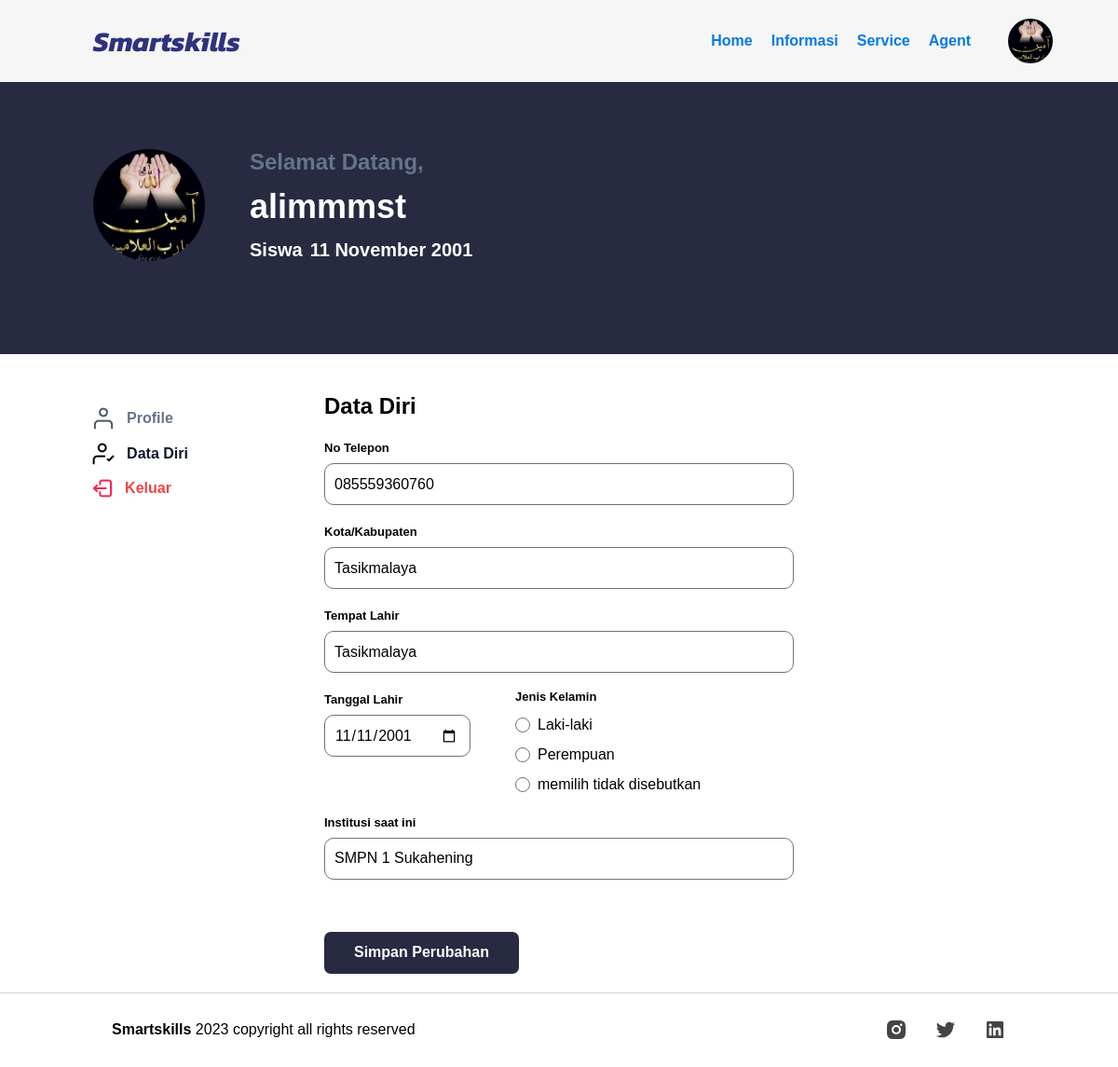
Screenshot of /profileSisData.php (signed in) with the database file from the repository.
### tables this page shows
CREATE TABLE `siswa` (
  `id_siswa` int(11) NOT NULL,
  `username` varchar(50) NOT NULL,
  `email` varchar(50) NOT NULL,
  `password` varchar(255) NOT NULL,
  `instansi` varchar(100) NOT NULL,
  `no_hp` char(13) NOT NULL,
  `nama_siswa` varchar(100) NOT NULL,
  `tanggal_lahir` date NOT NULL,
  `kota` varchar(100) NOT NULL,
  `tempat_lahir` varchar(100) NOT NULL,
  `jk` varchar(100) NOT NULL,
  `foto` varchar(255) NOT NULL DEFAULT 'default.jpg'
);

### functions/function/selectData.php (called while the page is built)
<?php
require __DIR__ . "/../../functions/koneksi.php";
function query($query){
    global $conn;
    $query = "$query";
    $result = mysqli_query($conn, $query);
    $rows = [];
    while($row = mysqli_fetch_assoc($result)){
        $rows[] = $row;
    }
    return $rows;
}
?>

### profileSisData.php (the view, shortened to what this page needs)
<?php
require 'functions/authUsr/authSis.php';
require 'functions/function/selectData.php';
$id_siswa = $_SESSION["id_siswa"];
$siswa = query("SELECT * FROM siswa WHERE id_siswa = '$id_siswa'")[0];
?>
<!DOCTYPE html>
<html lang="en">
<head>
    <link rel="stylesheet" href="style/profileSis.css">
    <link rel="stylesheet" href="style/includes/navbar.css">
    <link rel="stylesheet" href="style/includes/footer.css">
    <script src="https://cdn.tailwindcss.com?plugins=forms,typography,aspect-ratio,line-clamp,container-queries">
    </script>
</head>
<body>
    <?php include_once 'includes/navbar.php'; ?>
    <main class="mb-5">
        <div class="content">
            <div class="jumbutron">
                <div class="gambar-prof">
                    <img src="assets/fotoUploads/<?= $siswa['foto'] ?>" alt="">
                </div>
                <div class="wrap-1 flex flex-col gap-3">
                    <div class="sapa">
                        <p class="text-2xl font-semibold text-slate-500">Selamat Datang,</p>
                    </div>
                    <div class="nama-user">
                        <h3 class="text-4xl font-semibold"><?= $siswa['username'] ?></h3>
                    </div>
                    <div class="wrap-2">
                        <div class="status-prof">
                            <p class="text-xl font-semibold">Siswa</p>
                        </div>
                        <div class="asal">
                            <p class="text-xl font-semibold"><?= $formatted_date = date('d F Y', strtotime($siswa['tanggal_lahir'])) ?></p>
                        </div>
                    </div>
                </div>
            </div>
        </div>
        <form action="" method="post" enctype="multipart/form-data">
            <div class="content mt-8 flex">
                <div class="basis-1/4 flex flex-col gap-3 py-4 items-center font-semibold text-slate-500"
                    id="pilihan-profil">
                    <div class="flex flex-col gap-3">
                        <div class="mt-2">
                            <a href="profileSis.php" class="flex items-center gap-3">
                                <img src="assets/icon/profile2.png" alt="">
                                <p class="">Profile</p>
                            </a>
                        </div>
                        <div class="">
                            <a href="profileSisData.php" class="flex items-center gap-3">
                                <img src="assets/icon/profileCheck2.png" alt="">
                                <p class="text-slate-900">Data Diri</p>
                            </a>
                        </div>
                        <div class="text-red-500">
                            <a href="functions/function/logoutSis.php" class="flex items-center gap-3">
                                <img src="assets/icon/logout.png" alt="">
                                <p>Keluar</p>
                            </a>
                        </div>
                    </div>
                </div>
                <div class="basis-1/2 flex flex-col px-12" id="identitas-profil">
                    <p class="text-2xl font-bold pt-2 pb-4">Data Diri</p>
                    <div class="inputan">
                        <div class="inputer1">
                            <label for="nohp">No Telepon</label><br>
                            <input type="text" placeholder="No Telepon" name="nohp" value="<?= $siswa['no_hp'] ?>"
                                required>
                        </div>
                        <div class="inputer2">
                            <label for="kota">Kota/Kabupaten</label> <br>
                            <input type="text" placeholder="Kota/Kabupaten" name="kota" value="<?= $siswa['kota'] ?>"
                                required>
                        </div>
                        <div class="inputer3">
                            <label for="tempat-lahir">Tempat Lahir</label> <br>
                            <input type="text" name="tempat-lahir" placeholder="Tempat Lahir"
                                value="<?= $siswa['tempat_lahir'] ?>" required>
                        </div>
                        <div class="inputer5" id="data-diri">
                            <div class="tanggal-lahir">
                                <label for="tanggal-lahir">Tanggal Lahir</label> <br>
                                <input type="date" name="tanggal-lahir" class="tgl" value="<?= $siswa['tanggal_lahir'] ?>"
                                    required>
                            </div>
                            <div class="jenis-kelamin">
                                <label for="jenis-kelamin">Jenis Kelamin</label>
                                <?php if ($siswa['jk'] == 'laki-laki'): ?>
                                    <div class="position">
                                        <input type="radio" name="jenis-kelamin" value="laki-laki" checked required> Laki-laki
                                    </div>
                                    <div class="position">
                                        <input type="radio" name="jenis-kelamin" value="perempuan" required> Perempuan
                                    </div>
                                    <div class="position">
                                        <input type="radio" name="jenis-kelamin" value="disamarkan" required> memilih tidak
                                        disebutkan
                                    </div>
                                <?php else: ?>
                                    <div class="position">
                                        <input type="radio" name="jenis-kelamin" value="laki-laki" required> Laki-laki
                                    </div>
                                    <div class="position">
                                        <input type="radio" name="jenis-kelamin" value="perempuan" required> Perempuan
                                    </div>
                                    <div class="position">
                                        <input type="radio" name="jenis-kelamin" value="no" required> memilih tidak
                                        disebutkan
                                    </div>
                                <?php endif; ?>
                            </div>
                        </div>
                        <div class="inputer4">
                            <div class="institusi">
                                <label for="institusi">Institusi saat ini</label> <br>
                                <input type="text" name="institusi" placeholder="Masukan Institusi " name="institusi"
                                    value="<?= $siswa['instansi'] ?>" required>
                            </div>
                        </div>
                        <div class="kiri-bawah">
                            <div class="tombol">
                                <button type="submit" name="submit" class="text-white font-bold px-8" style="background-color: #272a40;">Simpan
                                    Perubahan</button>
                            </div>
                        </div>
                    </div>
                </div>
            </div>
        </form>
    </main>
    <?php
    include_once 'includes/footer.php';
    ?>
</body>
</html>

### includes/navbar.php (shortened to what this page needs)
<header class="header-navbar">
    <a href="" class="logo-navbar">Smartskills</a>
    <nav class="navbar">
        <a href="">Home</a>
        <a href="#Informasi">Informasi</a>
        <a href="#Service">Service</a>
        <a href="#Agent">Agent</a>
        <?php if (isset($id_siswa)): ?>
                <img class="ms-5" src="assets/fotoUploads/<?=$siswa['foto']?>" alt="" style="width: 48px; height: 48px; border-radius: 100%; object-fit: cover;">
                <?php else: ?>
            <button><a class="tombol-navbar" href="loginSis.php"
                    style="color: #f9f9f9;">Join Us</a></button>
        <?php endif; ?>
    </nav>
</header>

### style/profileSis.css (style rules this page uses)
.jumbutron { display: flex; align-items: center; background-color: #272a40; color: white; gap: 3rem; padding-left: 100px; min-height: 380px; padding-top: 60px; }
.gambar-prof img { height: 120px; width: 120px; object-fit: cover; object-position: center; border-radius: 100% }
.wrap-2 { display: flex; gap: 0.5rem; }
.inputan { display: flex; flex-direction: column; gap: 1rem; width: 100%; }
.inputer1 input, .inputer2 input, .inputer3 input, .inputer4 input, .tanggal-lahir input { height: 45px; width: 100%; border-radius: 10px; padding-left: 10px; margin-top: 5px; }
.inputer1 label, .inputer2 label, .inputer3 label, .inputer4 label, .tanggal-lahir label, .jenis-kelamin label { font-size: small; font-weight: bold; }
#data-diri { display: flex; flex-direction: row; gap: 3rem; width: 100%; }
.jenis-kelamin { display: flex; flex-direction: column; gap: 0.5rem; }
.jenis-kelamin .position { display: flex; align-items: center; gap: 0.5rem; }
.kiri-bawah button { margin-top: 40px; height: 45px; border-radius: 7px; }
button { font-size: medium; font-weight: bold; color: azure; }

### style/includes/navbar.css (style rules this page uses)
* { font-family: 'Poppins', sans-serif; }
.header-navbar { position: fixed; top: 0; left: 0; width: 100%; padding: 20px; padding-left: 100px; background-color: #f6f6f6 ; display: flex; justify-content: space-between; align-items: center; z-index: 200; }
.navbar { margin-right: 50px; display: flex; align-items: center; }
.navbar a { position: relative; margin-right: 20px; text-decoration: none; font-weight: 550; color:#0779E4; }
.navbar ::before { content: ''; position: absolute; top: 100%; left: 0; width: 0; height: 3px; background:#0779E4 ; transition: .3s; }
.logo-navbar { text-decoration: none; font-weight: bold; font-style: italic; font-size: 30px; color: #2F327D; font-family: 'Kanit', sans-serif; }

### rows the page displays
siswa: foto (picture), username "alimmmst", tanggal_lahir "11 November 2001", nohp "085559360760", kota "Tasikmalaya", tempat-lahir "Tasikmalaya", tanggal-lahir "11/11/2001", institusi "SMPN 1 Sukahening"
